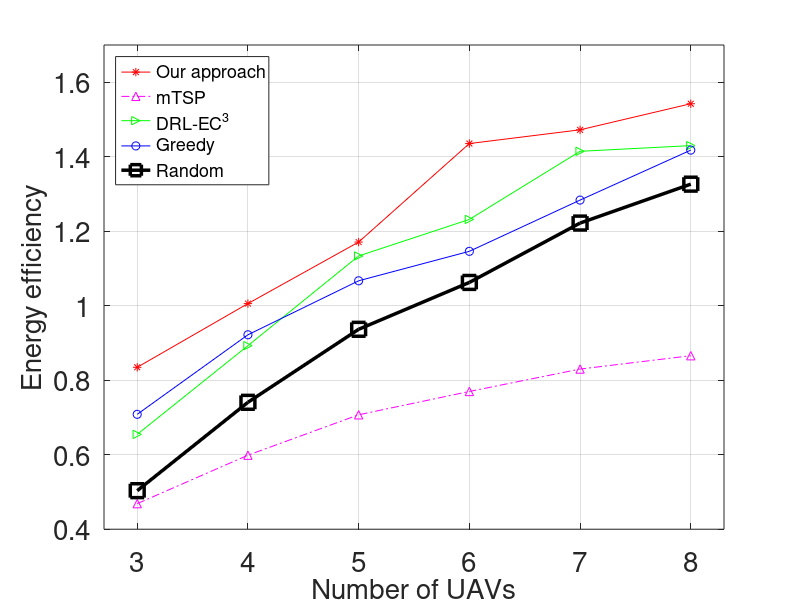

MATLAB code to generate this figure:
clear
figure(1)

uav_numbers = 3:1:8;

centrilized_Energy_efficiency = [0.654571606312	0.892796811842	1.13362628163	1.23169859449	1.41461328992	1.42986606046];
mtsp_Energy_efficiency = [0.4686 0.5987 0.7072 0.7698 0.8300 0.8658];
distributed_Energy_efficiency = [0.8346916311871857	
    1.0057558251600274	
    1.1709711571013817	
    1.435410	
    1.472280881474347	
    1.54231145];
greedy_Energy_efficiency=[0.7084379764342674
	0.9220036719325635
	1.066975621234361
	1.1460801566620855
	1.2836274578520908
	1.4177822343300917

];
ramdom_Energy_efficiency=[0.5034359495722397
	0.7407099438927718
	0.9367213627358333
	1.062542410815768
	1.2219460228578274
	1.326396701361981

];
plot(uav_numbers,distributed_Energy_efficiency,'r-*',uav_numbers,mtsp_Energy_efficiency ,'m-.^',uav_numbers,centrilized_Energy_efficiency,'g->',uav_numbers,greedy_Energy_efficiency,'b-o',uav_numbers,ramdom_Energy_efficiency,'k-s','Linewidth',2.5,'markersize',10)

xlim([2.7,8.3])
ylim([0.4,1.7])

set(gca,'xtick', (3:1:8),'fontsize',20)
set(gca,'ytick', (0.4:0.2:1.7),'fontsize',20)

legend({'Our approach','mTSP','DRL-EC^3','Greedy','Random'},'location','NorthWest','fontsize',13)

xlabel('Number of UAVs','fontsize',20)
ylabel('Energy efficiency','fontsize',20)
grid on;
saveas(gcf,'UAV_effi.pdf')
